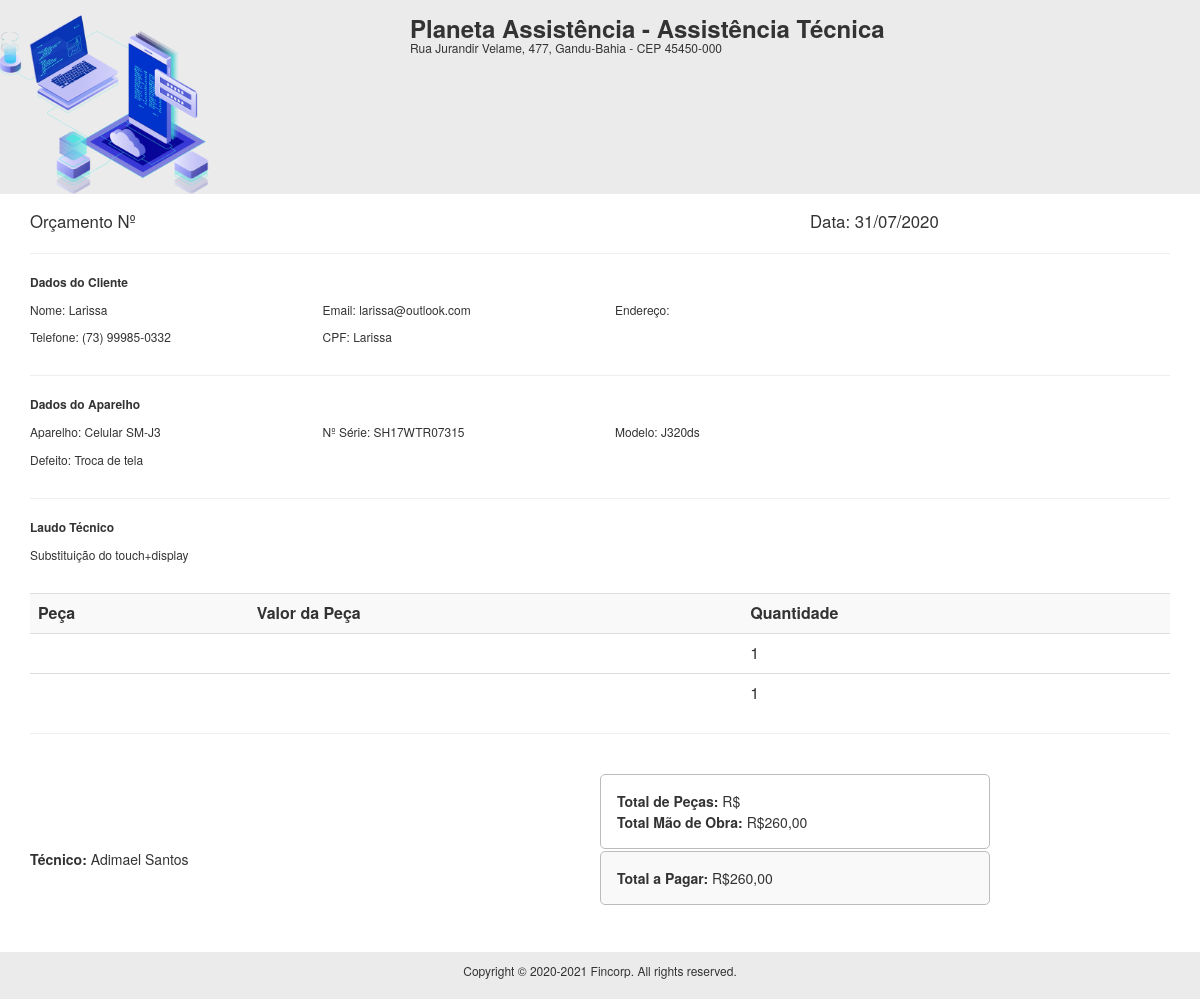
The page /rel/rel_orcamentos.php on the database as committed earlier.
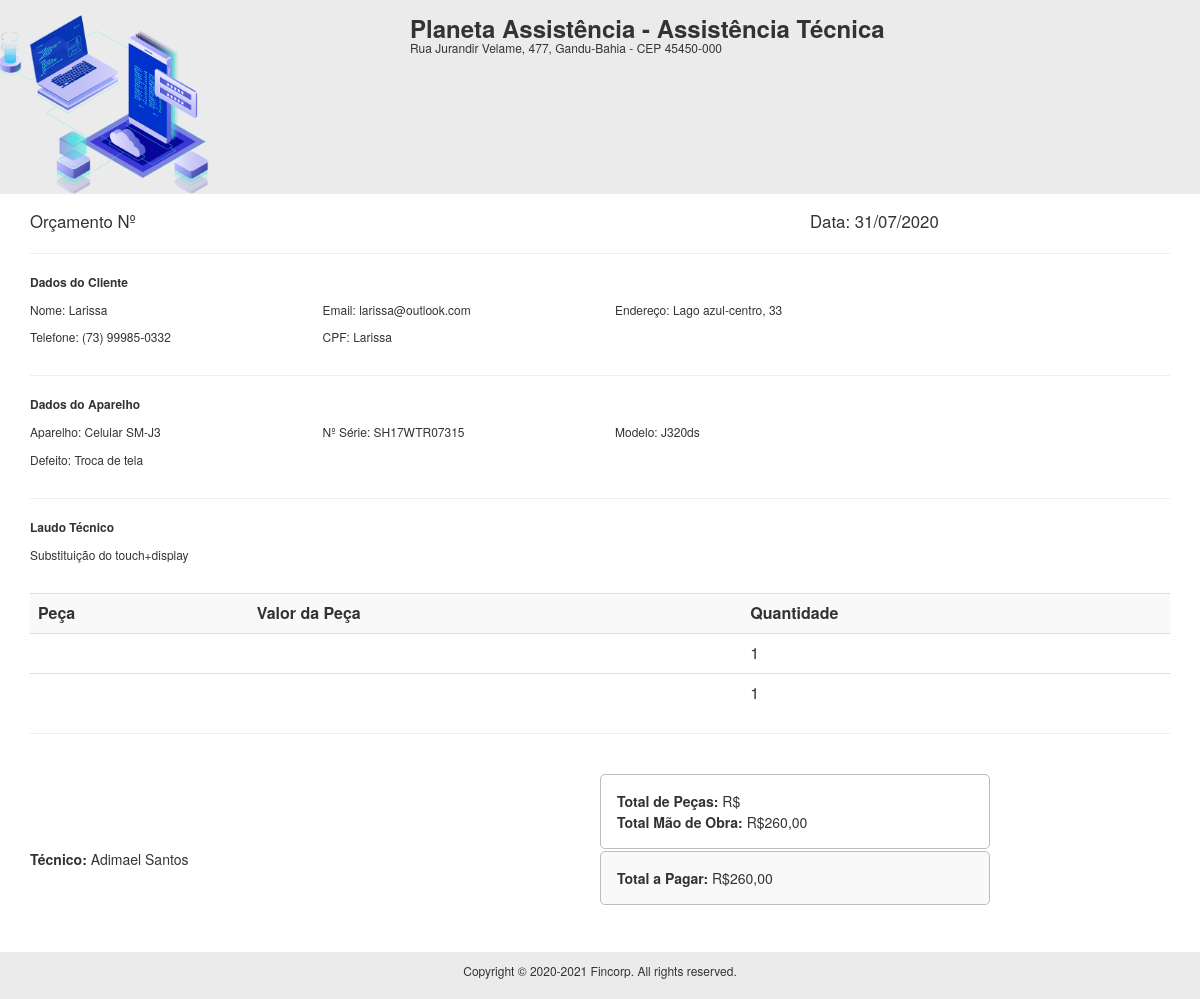
The same page on the database as committed later.
### tables this page shows
CREATE TABLE `tb_orcamentos` (
  `id` int(11) NOT NULL,
  `id_user` int(11) NOT NULL,
  `cliente` varchar(32) NOT NULL,
  `tecnico` varchar(32) NOT NULL,
  `aparelho` varchar(32) NOT NULL,
  `serie` varchar(30) DEFAULT NULL,
  `modelo` varchar(32) NOT NULL,
  `defeito` varchar(255) NOT NULL,
  `laudo` varchar(255) DEFAULT NULL,
  `obs` varchar(255) DEFAULT NULL,
  `valor_servico` varchar(11) DEFAULT NULL,
  `peca1` varchar(32) DEFAULT NULL,
  `valor_peca1` varchar(11) DEFAULT NULL,
  `peca2` varchar(32) DEFAULT NULL,
  `valor_peca2` varchar(11) DEFAULT NULL,
  `peca3` varchar(32) DEFAULT NULL,
  `valor_peca3` varchar(11) DEFAULT NULL,
  `peca4` varchar(32) DEFAULT NULL,
  `valor_peca4` varchar(11) DEFAULT NULL,
  `desconto` varchar(11) DEFAULT NULL,
  `valor_total` varchar(11) DEFAULT NULL,
  `pagamento` varchar(32) DEFAULT NULL,
  `data_abertura` date NOT NULL,
  `status` varchar(32) NOT NULL,
  `data_aprovacao` date DEFAULT NULL
);

CREATE TABLE `usuarios` (
  `id_user` int(11) NOT NULL,
  `foto` varchar(128) NOT NULL,
  `nome` varchar(32) NOT NULL,
  `username` varchar(32) NOT NULL,
  `password` varchar(256) NOT NULL,
  `cpf` varchar(20) NOT NULL,
  `email` varchar(100) DEFAULT NULL,
  `telefone` varchar(45) NOT NULL,
  `endereco` varchar(128) DEFAULT NULL,
  `empresa` varchar(32) DEFAULT NULL,
  `cidade` varchar(45) DEFAULT NULL,
  `cep` varchar(20) DEFAULT NULL,
  `access_level` varchar(32) NOT NULL,
  `id_funcionario` int(11) DEFAULT NULL,
  `dt_registro` date NOT NULL
);

CREATE TABLE `tb_clientes` (
  `id_cliente` int(11) NOT NULL,
  `id_user` int(11) NOT NULL,
  `nome` varchar(32) NOT NULL,
  `cpf` varchar(20) NOT NULL,
  `endereco` varchar(128) NOT NULL,
  `cidade` varchar(45) NOT NULL,
  `estado` varchar(20) NOT NULL,
  `cep` varchar(20) NOT NULL,
  `telefone` varchar(45) NOT NULL,
  `email` varchar(100) DEFAULT NULL,
  `dt_registro` timestamp NOT NULL DEFAULT current_timestamp()
);

### rel/rel_orcamentos.php (the view, shortened to what this page needs)
<?php
$id = $_GET['id'];
include('../db/connection.php');
$query = "select usuarios.empresa, usuarios.endereco, usuarios.cidade, usuarios.cep, tb_orcamentos.id, tb_orcamentos.cliente, tb_orcamentos.tecnico, tb_orcamentos.aparelho, tb_orcamentos.modelo, tb_orcamentos.serie, tb_orcamentos.defeito, tb_orcamentos.laudo, tb_orcamentos.peca1, tb_orcamentos.valor_peca1, tb_orcamentos.peca2, tb_orcamentos.valor_peca2, tb_clientes.telefone, tb_clientes.email, tb_clientes.endereco as c_endereco, tb_orcamentos.valor_servico, tb_orcamentos.valor_total, tb_orcamentos.status, tb_orcamentos.data_abertura from tb_orcamentos join tb_clientes join usuarios WHERE tb_orcamentos.id_user = tb_clientes.id_user && tb_orcamentos.id_user = usuarios.id_user order by cliente ASC limit 1";
$result = mysqli_query($conn, $query);
 while($res_1 = mysqli_fetch_array($result)){
$data2 = implode('/', array_reverse(explode('-', $res_1['data_abertura'])));
 ?>
<link rel="stylesheet" href="https://maxcdn.bootstrapcdn.com/bootstrap/3.3.7/css/bootstrap.min.css">
<link rel="stylesheet" href="styles.css">
<div class="cabecalho">
		<div class="row">
			<div class="col-sm-4">
			  <img src="../assets/images/icons.png" width="220px">
			</div>
			<div class="col-sm-7">
			 <h3 class="titulo"><b><?php echo $res_1['empresa']; ?> - Assistência Técnica</b></h3>
			 <h6 class="titulo"><?php echo $res_1['endereco']; ?>, <?php echo $res_1['cidade']; ?> - CEP <?php echo $res_1['cep']; ?></h6>
			</div>
		</div>
</div>
<div class="container">
			<div class="row">
				<div class="col-sm-8">
				  <big> Orçamento Nº <?php echo $id ?>  </big>
				</div>
				<div class="col-sm-4">
				<big> Data: <?php echo $data2; ?> </big>
				</div>
			</div>
		<hr>
			<div class="row">
				<div class="col-sm-12">
					<p style="font-size:12px"> <b> Dados do Cliente </b> </p>
				</div>
			</div>
			<div class="row">
				<div class="col-sm-3">
				 <p style="font-size:12px">  Nome: <?php echo $res_1['cliente']; ?> </p>
				</div>
				<div class="col-sm-3">
				 <p style="font-size:12px">  Email: <?php echo $res_1['email']; ?> </p>
				</div>
				<div class="col-sm-3">
				 <p style="font-size:12px">  Endereço: <?php echo $res_1['c_endereco']; ?> </p>
				</div>
			</div>
			<div class="row">
				<div class="col-sm-3">
				 <p style="font-size:12px">  Telefone: <?php echo $res_1['telefone']; ?> </p>
				</div>
				<div class="col-sm-3">
				 <p style="font-size:12px">  CPF: <?php echo $res_1['cliente']; ?> </p>
				</div>
			</div>
		<hr>
		<div class="row">
				<div class="col-sm-12">
					<p style="font-size:12px"> <b> Dados do Aparelho </b> </p>
				</div>
			</div>
			<div class="row">
				<div class="col-sm-3">
				 <p style="font-size:12px">  Aparelho: <?php echo $res_1['aparelho']; ?> </p>
				</div>
				<div class="col-sm-3">
				 <p style="font-size:12px">  Nº Série: <?php echo $res_1['serie']; ?> </p>
				</div>
				<div class="col-sm-3">
				 <p style="font-size:12px">  Modelo: <?php echo $res_1['modelo']; ?> </p>
				</div>
			</div>
			<div class="row">
				<div class="col-sm-12">
				 <p style="font-size:12px">  Defeito: <?php echo $res_1['defeito']; ?> </p>
				</div>
			</div>
		<hr>
		<div class="row">
				<div class="col-sm-12">
					<p style="font-size:12px"> <b> Laudo Técnico </b> </p>
				</div>
			</div>
			<div class="row">
				<div class="col-sm-12">
				 <p style="font-size:12px">  <?php echo $res_1['laudo']; ?>  </p>
				</div>
			</div>
		<br>
		<table class="table">
			<tr bgcolor="#f9f9f9">
				<td> <b>Peça</b> </td>
				<td> <b>Valor da Peça</b> </td>
				<td> <b> Quantidade</b> </td>
			</tr>
			<tr>
				<td> <?php echo $res_1['peca1']; ?> </td>
				<td> <?php echo $res_1['valor_peca1']; ?> </td>
				<td> 1 </td>
			</tr>
			<tr>
				<td> <?php echo $res_1['peca2']; ?> </td>
				<td> <?php echo $res_1['valor_peca2']; ?> </td>
				<td> 1 </td>
			</tr>
		</table>
		<hr>
		<br>
		<div class="row">
				<div class="col-sm-6">
				</div>
				<div class="col-sm-4 areaTotais">
				 <p class="pgto" style="font-size:14px">  <b>Total de Peças: </b> R$ </p>
				 <p class="pgto" style="font-size:14px">  <b>Total Mão de Obra: </b> <?php echo $res_1['valor_servico']; ?> </p>
				</div>
		</div>
		<div class="row">
				<div class="col-sm-6">
				 <p style="font-size:14px">  <b>Técnico: </b> <?php echo $res_1['tecnico']; ?> </p>
				</div>
				<div class="col-sm-4 areaTotal">
				 <p class="pgto" style="font-size:14px">  <b>Total a Pagar: </b> <?php echo $res_1['valor_total']; ?> </p>
				</div>
		</div>
		<br>
		<br>
		<div class="row">
				<div class="col-sm-6">
				</div>
				<div class="col-sm-3" align="center">
				<p style="font-size:12px" align="center">__________________________________________________</p>
				<p style="font-size:12px" align="center">  (Assinatura do cliente)</p>
				</div>
		</div>
</div>
<div class="footer">
 <p style="font-size:12px" align="center">Copyright © 2020-2021 Fincorp. All rights reserved.
</p>
</div>
<?php } ?>

### rel/styles.css (style rules this page uses)
.footer { position:absolute; bottom:0; width:100%; background-color: #ebebeb; padding:10px; }
.cabecalho { background-color: #ebebeb; padding-top:15px; margin-bottom:15px; }
.titulo { margin:0; }
.areaTotais { border : 0.5px solid #bcbcbc; padding: 15px; border-radius: 5px; margin-right:25px; }
.areaTotal { border : 0.5px solid #bcbcbc; padding: 15px; border-radius: 5px; margin-right:25px; background-color: #f9f9f9; margin-top:2px; }
.pgto { margin:1px; }

Rows that differ between the two databases and show on the page:
changed through a linked row, tb_orcamentos "Adimael Santos": tb_clientes.endereco (not shown) → "Lago azul-centro, 33"
